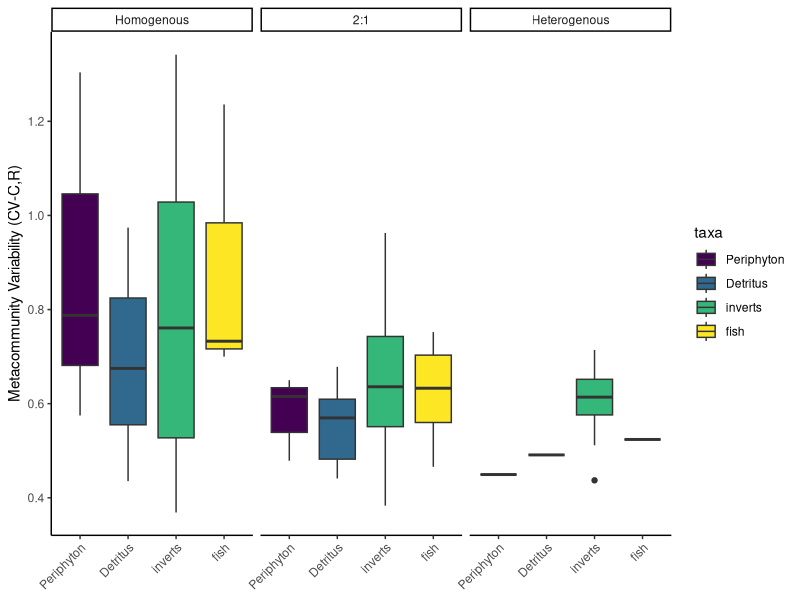
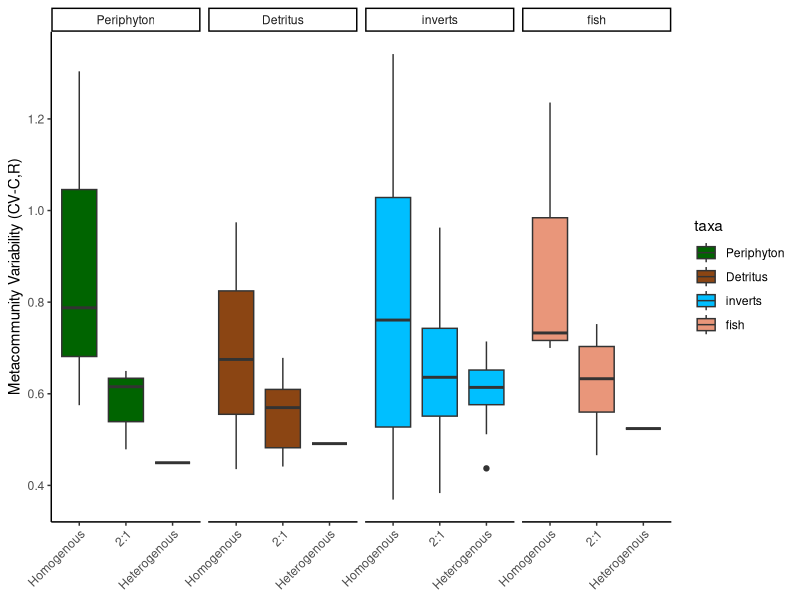
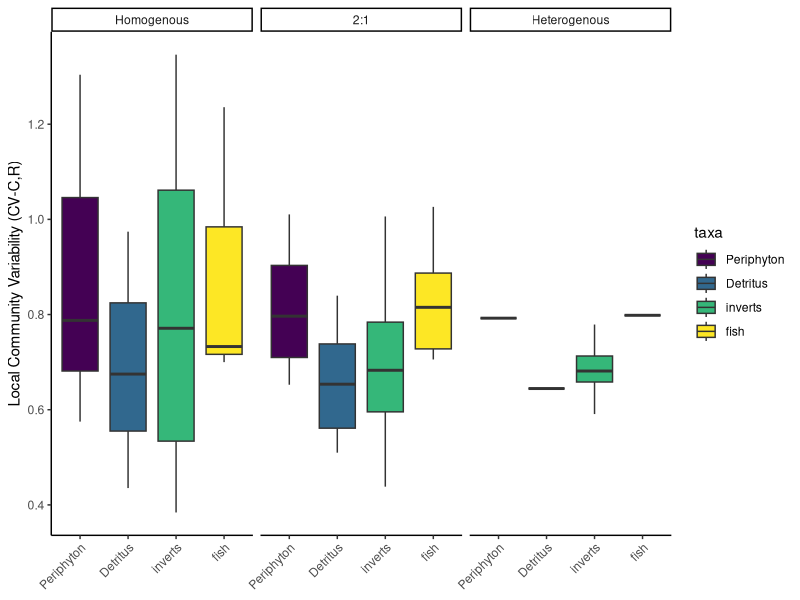
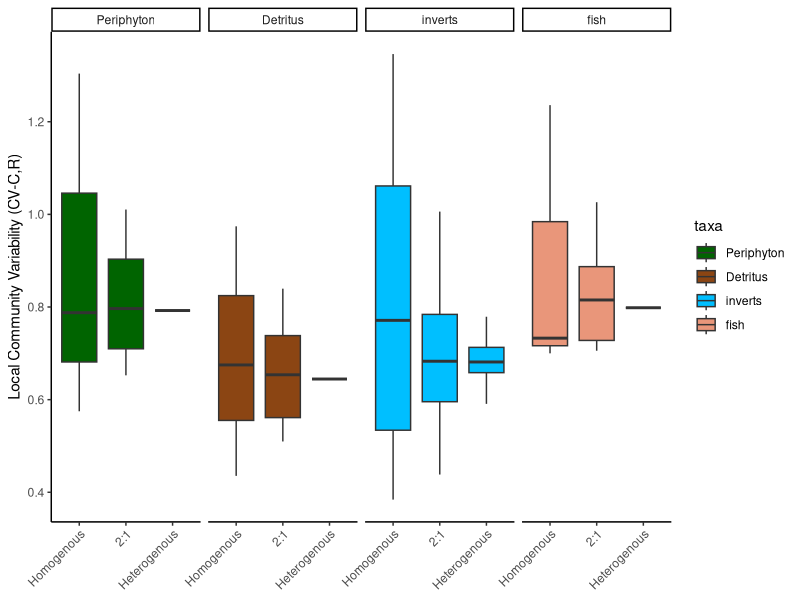
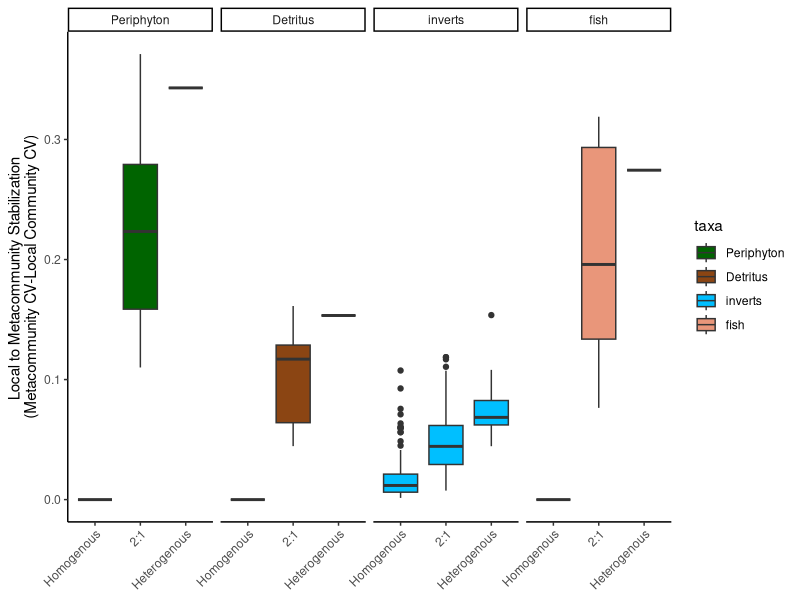
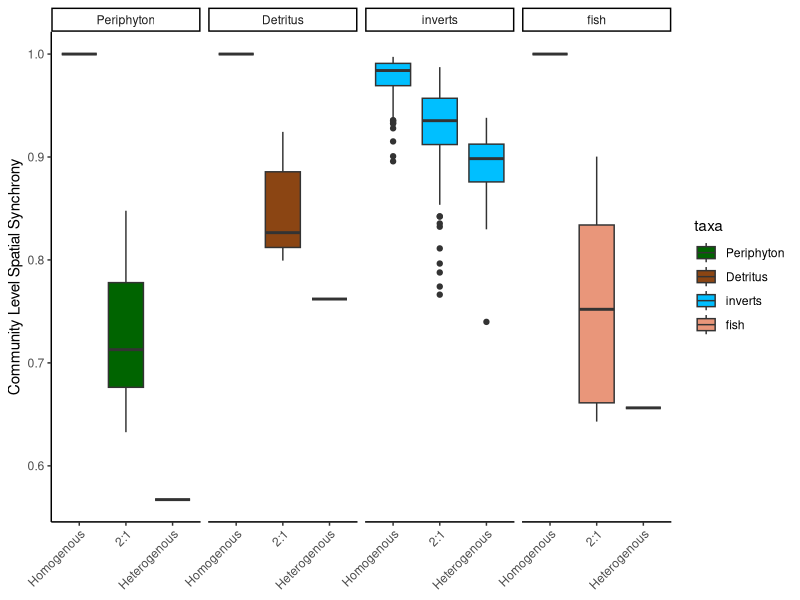
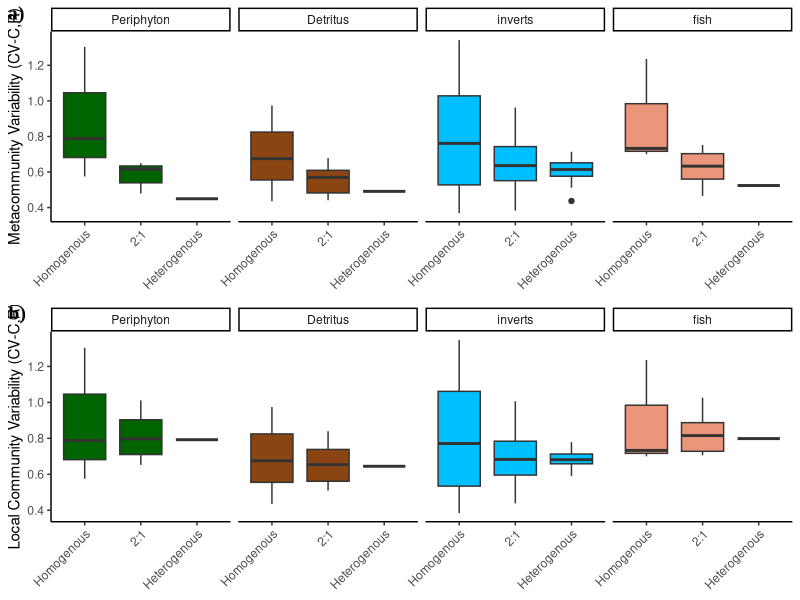
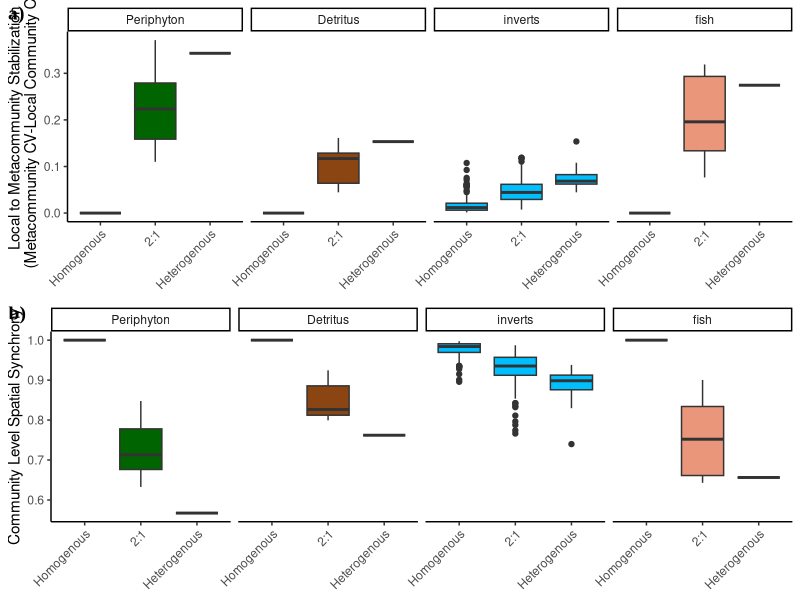

Write R code to recreate these figures, in order.
#### Plotting Variance Paritioning Results across all taxa

library(tidyverse)
library(ggplot2)
library(ggpubr)

##Read in variance partitoning results

inverts <- read.csv("data/variance_partitioning_results/invert_var_partition_results_bootstrapped.csv") %>%
  rename(Combination = "Combo") %>%
  select(taxa, Iteration, Combination, combo_type, CV_C_L, CV_C_R, CV_S_L, CV_S_R, phi_C_L2R, phi_S_L2R, phi_S2C_L, phi_S2C_R, cv_diff)

pd <- read.csv("data/variance_partitioning_results/peri_det_var_partition_results.csv") %>%
  mutate(Iteration = 1) %>%
  select(taxa, Iteration, Combination, combo_type, CV_C_L, CV_C_R, CV_S_L, CV_S_R, phi_C_L2R, phi_S_L2R, phi_S2C_L, phi_S2C_R, cv_diff)

fish <- read.csv("data/variance_partitioning_results/fish_var_partition_results.csv") %>%
  mutate(Iteration = 1) %>%
  select(taxa, Iteration, Combination, combo_type, CV_C_L, CV_C_R, CV_S_L, CV_S_R, phi_C_L2R, phi_S_L2R, phi_S2C_L, phi_S2C_R, cv_diff)

df <- rbind(inverts, pd, fish)

df$combo_type <- ordered(df$combo_type,
                         levels = c("Homogenous", "2:1", "Heterogenous"))
df$taxa <- ordered(df$taxa,
                   levels = c("Periphyton", "Detritus", "inverts", "fish"))

##
meta_cv <- ggplot(df, aes(x = taxa, y = CV_C_R, group = taxa, fill = taxa)) +
  geom_boxplot() +
  theme_classic() +
  ylab("Metacommunity Variability (CV-C,R)")+
  theme(axis.text.x = element_text(angle = 45, hjust = 1), axis.title.x = element_blank(), legend.position = "right") +
  facet_wrap(~combo_type)
meta_cv

meta_cv_2 <- ggplot(df, aes(x = combo_type, y = CV_C_R, group = combo_type, fill = taxa)) +
  geom_boxplot() +
  scale_fill_manual(values = c("darkgreen", "chocolate4", "deepskyblue", "darksalmon"))+
  theme_classic() +
  ylab("Metacommunity Variability (CV-C,R)")+
  theme(axis.text.x = element_text(angle = 45, hjust = 1), axis.title.x = element_blank(), legend.position = "right") +
  facet_wrap(~taxa, nrow = 1)
meta_cv_2

local_cv <- ggplot(df, aes(x = taxa, y = CV_C_L, group = taxa, fill = taxa)) +
  geom_boxplot() +
  theme_classic() +
  ylab("Local Community Variability (CV-C,R)")+
  theme(axis.text.x = element_text(angle = 45, hjust = 1), axis.title.x = element_blank(), legend.position = "right") +
  facet_wrap(~combo_type)
local_cv

local_cv_2 <- ggplot(df, aes(x = combo_type, y = CV_C_L, group = combo_type, fill = taxa)) +
  geom_boxplot() +
  theme_classic() +
  scale_fill_manual(values = c("darkgreen", "chocolate4", "deepskyblue", "darksalmon"))+
  ylab("Local Community Variability (CV-C,R)")+
  theme(axis.text.x = element_text(angle = 45, hjust = 1), axis.title.x = element_blank(), legend.position = "right") +
  facet_wrap(~taxa, nrow = 1)
local_cv_2


cv_diff<- ggplot(df, aes(x = combo_type, y = cv_diff, group = combo_type, fill = taxa)) +
  geom_boxplot() +
  theme_classic() +
  scale_fill_manual(values = c("darkgreen", "chocolate4", "deepskyblue", "darksalmon"))+
  ylab("Local to Metacommunity Stabilization \n(Metacommunity CV-Local Community CV)")+
  theme(axis.text.x = element_text(angle = 45, hjust = 1), axis.title.x = element_blank(), legend.position = "right") +
  facet_wrap(~taxa, nrow = 1)
cv_diff


comm_async<- ggplot(df, aes(x = combo_type, y = phi_C_L2R, group = combo_type, fill = taxa)) +
  geom_boxplot() +
  theme_classic() +
  scale_fill_manual(values = c("darkgreen", "chocolate4", "deepskyblue", "darksalmon"))+
  ylab("Community Level Spatial Synchrony")+
  theme(axis.text.x = element_text(angle = 45, hjust = 1), axis.title.x = element_blank(), legend.position = "right") +
  facet_wrap(~taxa, nrow = 1)
comm_async


meta_local_cv <- ggarrange(meta_cv_2, local_cv_2, legend = "none", 
                           labels = c("a)", "b)", "c)"),
                           ncol = 1, nrow = 2, font.label = list(colour = "black", size = 14, family = "Times New Roman"))
meta_local_cv

cv_dif_async <- ggarrange(cv_diff, comm_async, legend = "none", 
                           labels = c("a)", "b)"),
                           ncol = 1, nrow = 2, font.label = list(colour = "black", size = 14, family = "Times New Roman"))
cv_dif_async

##Plotting Results without detritus -----------------------
df_2 <- df %>%
  filter(taxa != "Detritus")
df_2$combo_type <- ordered(df_2$combo_type,
                         levels = c("Homogenous", "2:1", "Heterogenous"))
df_2$taxa <- ordered(df_2$taxa,
                   levels = c("Periphyton", "inverts", "fish"))

##

meta_cv_2 <- ggplot(df_2, aes(x = combo_type, y = CV_C_R, group = combo_type, fill = taxa)) +
  geom_boxplot() +
  scale_fill_manual(values = c("darkgreen",  "deepskyblue", "darksalmon"))+
  theme_classic() +
  ylab("Metacommunity Variability (CV-C,R)")+
  theme(axis.title.x = element_blank(), legend.position = "right") +
  facet_wrap(~taxa, nrow = 1)
meta_cv_2


local_cv_2 <- ggplot(df_2, aes(x = combo_type, y = CV_C_L, group = combo_type, fill = taxa)) +
  geom_boxplot() +
  theme_classic() +
  scale_fill_manual(values = c("darkgreen",  "deepskyblue", "darksalmon"))+
  ylab("Local Community Variability (CV-C,R)")+
  theme(axis.title.x = element_blank(), legend.position = "right") +
  facet_wrap(~taxa, nrow = 1)
local_cv_2


cv_diff<- ggplot(df_2, aes(x = combo_type, y = cv_diff, group = combo_type, fill = taxa)) +
  geom_boxplot() +
  theme_classic() +
  scale_fill_manual(values = c("darkgreen",  "deepskyblue", "darksalmon"))+
  ylab("Local to Metacommunity Stabilization \n(Metacommunity CV-Local Community CV)")+
  theme(axis.title.x = element_blank(), legend.position = "right") +
  facet_wrap(~taxa, nrow = 1)
cv_diff


comm_async<- ggplot(df_2, aes(x = combo_type, y = phi_C_L2R, group = combo_type, fill = taxa)) +
  geom_boxplot() +
  theme_classic() +
  scale_fill_manual(values = c("darkgreen",  "deepskyblue", "darksalmon"))+
  ylab("Community Level Spatial Synchrony")+
  theme(axis.title.x = element_blank(), legend.position = "right") +
  facet_wrap(~taxa, nrow = 1)
comm_async


meta_local_cv_2 <- ggarrange(meta_cv_2, local_cv_2, comm_async, legend = "none", 
                           labels = c("a)", "b)", "c)"),
                           ncol = 1, nrow = 3, font.label = list(colour = "black", size = 14, family = "Times New Roman"))
meta_local_cv_2

cv_dif_async_2 <- ggarrange(cv_diff, comm_async, legend = "none", 
                          labels = c("a)", "b)"),
                          ncol = 1, nrow = 2, font.label = list(colour = "black", size = 14, family = "Times New Roman"))
cv_dif_async_2


##Plotting results for predicted climate homogenization gradient (rain, rain-rain-snow (or rain-snow-snow), and then rain-snow-ice) ------------

df_3 <- df_2 %>%
  filter(Combination %in% c("Glacier-fed_Rain-fed_Snow-fed", "Rain-fed_Rain-fed_Rain-fed", "Rain-fed_Snow-fed_Snow-fed")) %>%
  select(taxa, Combination, combo_type, CV_C_R, CV_C_L, cv_diff, phi_C_L2R) %>%
  group_by(taxa, Combination, combo_type) %>%
  summarise_at(vars(CV_C_R, CV_C_L, cv_diff, phi_C_L2R), list(mean = mean, sd = sd))
  

df_3$combo_type <- ordered(df_3$combo_type,
                         levels = c("Homogenous", "2:1", "Heterogenous"))
df_3$taxa <- ordered(df_3$taxa,
                   levels = c("Periphyton", "inverts", "fish"))

##
meta_cv <- ggplot(df_3, aes(x = taxa, y = CV_C_R_mean, group = taxa, fill = taxa)) +
  geom_col() +
  scale_fill_manual(values = c("darkgreen",  "deepskyblue", "darksalmon"))+
  theme_classic() +
  ylab("Metacommunity \nVariability (CV-C,R)")+
  theme(axis.title.x = element_blank(), legend.position = "right") +
  facet_wrap(~combo_type)
meta_cv

meta_cv_2 <- ggplot(df_3, aes(x = combo_type, y = CV_C_R_mean, group = combo_type, fill = taxa)) +
  geom_col() +
  scale_fill_manual(values = c("darkgreen",  "deepskyblue", "darksalmon"))+
  theme_classic() +
  ylab("Metacommunity \nVariability (CV-C,R)")+
  theme(axis.title.y = element_text(size = 14),axis.title.x = element_blank(), legend.position = "right", text = element_text(family = "Times New Roman"), strip.text = element_blank()) +
  facet_wrap(~taxa)
meta_cv_2


##
local_cv <- ggplot(df_3, aes(x = taxa, y = CV_C_L_mean, group = taxa, fill = taxa)) +
  geom_col() +
  scale_fill_manual(values = c("darkgreen",  "deepskyblue", "darksalmon"))+
  theme_classic() +
  ylab("Local Community \nVariability (CV-C,R)")+
  theme(axis.title.x = element_blank(), legend.position = "right", text = element_text(family = "Times New Roman"), strip.text = element_blank()) +
  facet_wrap(~combo_type)
local_cv

local_cv_2 <- ggplot(df_3, aes(x = combo_type, y = CV_C_L_mean, group = combo_type, fill = taxa)) +
  geom_col() +
  scale_fill_manual(values = c("darkgreen",  "deepskyblue", "darksalmon"))+
  theme_classic() +
  ylab("Local Community \nVariability (CV-C,R)")+
  theme(axis.title.y = element_text(size = 14),axis.title.x = element_blank(), legend.position = "right", text = element_text(family = "Times New Roman"), strip.text = element_blank()) +
  facet_wrap(~taxa)
local_cv_2



cv_diff<- ggplot(df_3, aes(x = taxa, y = cv_diff_mean, group = taxa, fill = taxa)) +
  geom_col() +
  theme_classic() +
  scale_fill_manual(values = c("darkgreen",  "deepskyblue", "darksalmon"))+
  ylab("Local to Metacommunity Stabilization \n(Metacommunity CV-Local Community CV)")+
  theme(axis.title.x = element_blank(), legend.position = "right", text = element_text(family = "Times New Roman"), strip.text = element_blank()) +
  facet_wrap(~combo_type, nrow = 1)
cv_diff

cv_diff_2<- ggplot(df_3, aes(x = combo_type, y = cv_diff_mean, group = combo_type, fill = taxa)) +
  geom_col() +
  theme_classic() +
  scale_fill_manual(values = c("darkgreen",  "deepskyblue", "darksalmon"))+
  ylab("Local to Metacommunity Stabilization \n(Metacommunity CV-Local Community CV)")+
  theme(axis.title.y = element_text(size = 14),axis.title.x = element_blank(), legend.position = "right", text = element_text(family = "Times New Roman"), strip.text = element_blank()) +
  facet_wrap(~taxa, nrow = 1)
cv_diff_2

comm_async<- ggplot(df_3, aes(x = taxa, y = phi_C_L2R_mean, group = taxa, fill = taxa)) +
  geom_col() +
  theme_classic() +
  scale_fill_manual(values = c("darkgreen",  "deepskyblue", "darksalmon"))+
  ylab("Community Level \nSpatial Synchrony")+
  theme(axis.title.x = element_blank(), legend.position = "right", text = element_text(family = "Times New Roman"), strip.text = element_blank()) +
  facet_wrap(~combo_type, nrow = 1)
comm_async

comm_async_2<- ggplot(df_3, aes(x = combo_type, y = phi_C_L2R_mean, group = combo_type, fill = taxa)) +
  geom_col() +
  theme_classic() +
  scale_fill_manual(values = c("darkgreen",  "deepskyblue", "darksalmon"))+
  ylab("Community Level \nSpatial Synchrony")+
  theme(axis.title.y = element_text(size = 14), axis.title.x = element_blank(), legend.position = "right", text = element_text(family = "Times New Roman"), strip.text = element_blank()) +
  facet_wrap(~taxa, nrow = 1)
comm_async_2


meta_local_cv <- ggarrange(meta_cv, local_cv, comm_async, legend = "none", 
                             labels = c("a)", "b)", "c)"),
                             ncol = 1, nrow = 3, font.label = list(colour = "black", size = 14, family = "Times New Roman"))
meta_local_cv


meta_local_cv_2 <- ggarrange(meta_cv_2, local_cv_2, comm_async_2, legend = "none", 
                           labels = c("a)", "b)", "c)"),
                           ncol = 1, nrow = 3, font.label = list(colour = "black", size = 14, family = "Times New Roman"))
meta_local_cv_2

final_fig <- ggarrange(meta_local_cv_2, cv_diff_2, legend = "none", ncol = 2, nrow = 1)
final_fig
##Plotting column chart of mean w/ standard deviation -- for all combinations ---------------------
standard_error <- function(x) {
  sd(x, na.rm = TRUE) / sqrt(length(na.omit(x)))
}

df_4 <- df_2 %>%
  # filter(Combination %in% c("Glacier-fed_Rain-fed_Snow-fed", "Rain-fed_Rain-fed_Rain-fed", "Rain-fed_Snow-fed_Snow-fed")) %>%
  select(taxa, Combination, combo_type, CV_C_R, CV_C_L, cv_diff, phi_C_L2R) %>%
  group_by(taxa, combo_type) %>%
  summarise_at(vars(CV_C_R, CV_C_L, cv_diff, phi_C_L2R), 
               list(mean = ~mean(.x, na.rm = TRUE), 
                    sd = ~sd(.x, na.rm = TRUE), 
                    se = ~standard_error(.x)))



df_4$combo_type <- ordered(df_4$combo_type,
                           levels = c("Homogenous", "2:1", "Heterogenous"))
df_4$taxa <- ordered(df_4$taxa,
                     levels = c("Periphyton", "inverts", "fish"))

##
meta_cv <- ggplot(df_4, aes(x = taxa, y = CV_C_R_mean, group = taxa, fill = taxa)) +
  geom_col() +
  geom_errorbar(aes(ymin = CV_C_R_mean - CV_C_R_se, ymax = CV_C_R_mean + CV_C_R_se, group = taxa), position = position_dodge(width = 0.9), width = 0.25) +
  scale_fill_manual(values = c("darkgreen",  "deepskyblue", "darksalmon"))+
  theme_classic() +
  ylab("Metacommunity \nVariability (CV-C,R)")+
  theme(axis.title.x = element_blank(), legend.position = "right", text = element_text(family = "Times New Roman"), strip.text = element_blank()) +
  facet_wrap(~combo_type)
meta_cv

meta_cv_2 <- ggplot(df_4, aes(x = combo_type, y = CV_C_R_mean, group = combo_type, fill = taxa)) +
  geom_col() +
  geom_errorbar(aes(ymin = CV_C_R_mean - CV_C_R_se, ymax = CV_C_R_mean + CV_C_R_se, group = taxa), position = position_dodge(width = 0.9), width = 0.25) +
  scale_fill_manual(values = c("darkgreen",  "deepskyblue", "darksalmon"))+
  theme_classic() +
  ylab("Metacommunity \nVariability (CV-C,R)")+
  theme(axis.title.y = element_text(size = 14),axis.title.x = element_blank(), legend.position = "right",text = element_text(family = "Times New Roman"),  strip.text = element_blank()) +
  facet_wrap(~taxa)
meta_cv_2


##
local_cv <- ggplot(df_4, aes(x = taxa, y = CV_C_L_mean, group = taxa, fill = taxa)) +
  geom_col() +
  geom_errorbar(aes(ymin = CV_C_L_mean - CV_C_L_se, ymax = CV_C_L_mean + CV_C_L_se, group = taxa), position = position_dodge(width = 0.9), width = 0.25) +
  scale_fill_manual(values = c("darkgreen",  "deepskyblue", "darksalmon"))+
  theme_classic() +
  ylab("Local Community \nVariability (CV-C,R)")+
  theme( axis.title.y = element_text(size = 14),axis.title.x = element_blank(), legend.position = "right",text = element_text(family = "Times New Roman"), strip.text = element_blank()) +
  facet_wrap(~combo_type)
local_cv

local_cv_2 <- ggplot(df_4, aes(x = combo_type, y = CV_C_L_mean, group = combo_type, fill = taxa)) +
  geom_col() +
  geom_errorbar(aes(ymin = CV_C_L_mean - CV_C_L_se, ymax = CV_C_L_mean + CV_C_L_se, group = taxa), position = position_dodge(width = 0.9), width = 0.25) +
  scale_fill_manual(values = c("darkgreen",  "deepskyblue", "darksalmon"))+
  theme_classic() +
  ylab("Local Community \nVariability (CV-C,R)")+
  theme(axis.title.y = element_text(size = 14), axis.title.x = element_blank(), legend.position = "right",text = element_text(family = "Times New Roman"), strip.text = element_blank()) +
  facet_wrap(~taxa)
local_cv_2


cv_diff<- ggplot(df_4, aes(x = taxa, y = cv_diff_mean, group = taxa, fill = taxa)) +
  geom_col() +
  geom_errorbar(aes(ymin = cv_diff_mean - cv_diff_se, ymax = cv_diff_mean + cv_diff_se, group = taxa), position = position_dodge(width = 0.9), width = 0.25) +
  theme_classic() +
  scale_fill_manual(values = c("darkgreen",  "deepskyblue", "darksalmon"))+
  ylab("Local to Metacommunity Stabilization \n(Metacommunity CV-Local Community CV)")+
  theme(axis.title.y = element_text(size = 14), axis.title.x = element_blank(), legend.position = "right",text = element_text(family = "Times New Roman"), strip.text = element_blank()) +
  facet_wrap(~combo_type, nrow = 1)
cv_diff

cv_diff_2<- ggplot(df_4, aes(x = combo_type, y = cv_diff_mean, group = combo_type, fill = taxa)) +
  geom_col() +
  geom_errorbar(aes(ymin = cv_diff_mean - cv_diff_se, ymax = cv_diff_mean + cv_diff_se, group = taxa), position = position_dodge(width = 0.9), width = 0.25) +
  theme_classic() +
  scale_fill_manual(values = c("darkgreen",  "deepskyblue", "darksalmon"))+
  ylab("Local to Metacommunity Stabilization \n(Metacommunity CV-Local Community CV)")+
  theme(axis.title.y = element_text(size = 14), axis.title.x = element_blank(), legend.position = "right",text = element_text(family = "Times New Roman"), strip.text = element_blank()) +
  facet_wrap(~taxa, nrow = 1)
cv_diff_2



comm_async<- ggplot(df_4, aes(x = taxa, y = phi_C_L2R_mean, group = taxa, fill = taxa)) +
  geom_col() +
  geom_errorbar(aes(ymin = phi_C_L2R_mean - phi_C_L2R_se, ymax = phi_C_L2R_mean + phi_C_L2R_se, group = taxa), position = position_dodge(width = 0.9), width = 0.25) +
  theme_classic() +
  scale_fill_manual(values = c("darkgreen",  "deepskyblue", "darksalmon"))+
  ylab("Community Level \nSpatial Synchrony")+
  theme(axis.title.y = element_text(size = 14),axis.title.x = element_blank(), legend.position = "right", text = element_text(family = "Times New Roman"), strip.text = element_blank()) +
  facet_wrap(~combo_type, nrow = 1)
comm_async

comm_async_2<- ggplot(df_4, aes(x = combo_type, y = phi_C_L2R_mean, group = combo_type, fill = taxa)) +
  geom_col() +
  geom_errorbar(aes(ymin = phi_C_L2R_mean - phi_C_L2R_se, ymax = phi_C_L2R_mean + phi_C_L2R_se, group = taxa), position = position_dodge(width = 0.9), width = 0.25) +
  theme_classic() +
  scale_fill_manual(values = c("darkgreen",  "deepskyblue", "darksalmon"))+
  ylab("Community Level \nSpatial Synchrony")+
  theme(axis.title.y = element_text(size = 14),axis.title.x = element_blank(), legend.position = "right", text = element_text(family = "Times New Roman"), strip.text = element_blank()) +
  facet_wrap(~taxa, nrow = 1)
comm_async_2


meta_local_cv <- ggarrange(meta_cv, local_cv, comm_async, legend = "none", 
                             labels = c("a)", "b)", "c)"),
                             ncol = 1, nrow = 3, font.label = list(colour = "black", size = 14, family = "Times New Roman"))
meta_local_cv

meta_local_cv_2 <- ggarrange(meta_cv_2, local_cv_2, comm_async_2, legend = "none", 
                           labels = c("a)", "b)", "c)"),
                           ncol = 1, nrow = 3, font.label = list(colour = "black", size = 14, family = "Times New Roman"))
meta_local_cv_2

final_fig <- ggarrange(meta_local_cv_2, cv_diff_2, legend = "none", ncol = 2, nrow = 1)
final_fig

###ANOVAs

meta_aov <- aov(CV_C_R ~ combo_type*taxa, df_2)
summary(meta_aov)
TukeyHSD(meta_aov)


##Unpacking 2:1 ----------------------------
df_5 <- df_2 %>%
  filter(combo_type == "2:1") %>%
  select(taxa, Combination, combo_type, CV_C_R, CV_C_L, cv_diff, phi_C_L2R) %>%
  group_by(taxa, Combination) %>%
  summarise_at(vars(CV_C_R, CV_C_L, cv_diff, phi_C_L2R), 
               list(mean = ~mean(.x, na.rm = TRUE), 
                    sd = ~sd(.x, na.rm = TRUE), 
                    se = ~standard_error(.x)))



df_4$combo_type <- ordered(df_4$combo_type,
                           levels = c("Homogenous", "2:1", "Heterogenous"))
df_4$taxa <- ordered(df_4$taxa,
                     levels = c("Periphyton", "inverts", "fish"))

##
meta_cv <- ggplot(df_5, aes(x = taxa, y = CV_C_R_mean, group = taxa, fill = taxa)) +
  geom_col() +
  geom_errorbar(aes(ymin = CV_C_R_mean - CV_C_R_se, ymax = CV_C_R_mean + CV_C_R_se, group = taxa), position = position_dodge(width = 0.9), width = 0.25) +
  scale_fill_manual(values = c("darkgreen",  "deepskyblue", "darksalmon"))+
  theme_classic() +
  ylab("Metacommunity Variability (CV-C,R)")+
  theme(axis.title.x = element_blank(), legend.position = "right") +
  facet_wrap(~Combination)
meta_cv

meta_cv_2 <- ggplot(df_5, aes(x = Combination, y = CV_C_R_mean, group = Combination, fill = taxa)) +
  geom_col() +
  geom_errorbar(aes(ymin = CV_C_R_mean - CV_C_R_se, ymax = CV_C_R_mean + CV_C_R_se, group = taxa), position = position_dodge(width = 0.9), width = 0.25) +
  scale_fill_manual(values = c("darkgreen",  "deepskyblue", "darksalmon"))+
  theme_classic() +
  ylab("Metacommunity Variability (CV-C,R)")+
  theme(axis.text.x = element_text(angle = 45, hjust = 1), axis.title.x = element_blank(), legend.position = "right") +
  facet_wrap(~taxa)
meta_cv_2


##
local_cv <- ggplot(df_5, aes(x = taxa, y = CV_C_L_mean, group = taxa, fill = taxa)) +
  geom_col() +
  geom_errorbar(aes(ymin = CV_C_L_mean - CV_C_L_se, ymax = CV_C_L_mean + CV_C_L_se, group = taxa), position = position_dodge(width = 0.9), width = 0.25) +
  scale_fill_manual(values = c("darkgreen",  "deepskyblue", "darksalmon"))+
  theme_classic() +
  ylab("Local Community Variability (CV-C,R)")+
  theme( axis.title.x = element_blank(), legend.position = "right") +
  facet_wrap(~Combination)
local_cv

local_cv_2 <- ggplot(df_5, aes(x = Combination, y = CV_C_L_mean, group = Combination, fill = taxa)) +
  geom_col() +
  geom_errorbar(aes(ymin = CV_C_L_mean - CV_C_L_se, ymax = CV_C_L_mean + CV_C_L_se, group = taxa), position = position_dodge(width = 0.9), width = 0.25) +
  scale_fill_manual(values = c("darkgreen",  "deepskyblue", "darksalmon"))+
  theme_classic() +
  ylab("Local Community Variability (CV-C,R)")+
  theme(axis.text.x = element_text(angle = 45, hjust = 1), axis.title.x = element_blank(), legend.position = "right") +
  facet_wrap(~taxa)
local_cv_2


cv_diff<- ggplot(df_5, aes(x = taxa, y = cv_diff_mean, group = taxa, fill = taxa)) +
  geom_col() +
  geom_errorbar(aes(ymin = cv_diff_mean - cv_diff_se, ymax = cv_diff_mean + cv_diff_se, group = taxa), position = position_dodge(width = 0.9), width = 0.25) +
  theme_classic() +
  scale_fill_manual(values = c("darkgreen",  "deepskyblue", "darksalmon"))+
  ylab("Local to Metacommunity Stabilization \n(Metacommunity CV-Local Community CV)")+
  theme( axis.title.x = element_blank(), legend.position = "right") +
  facet_wrap(~Combination)
cv_diff

cv_diff_2<- ggplot(df_5, aes(x = Combination, y = cv_diff_mean, group = Combination, fill = taxa)) +
  geom_col() +
  geom_errorbar(aes(ymin = cv_diff_mean - cv_diff_se, ymax = cv_diff_mean + cv_diff_se, group = taxa), position = position_dodge(width = 0.9), width = 0.25) +
  theme_classic() +
  scale_fill_manual(values = c("darkgreen",  "deepskyblue", "darksalmon"))+
  ylab("Local to Metacommunity Stabilization \n(Metacommunity CV-Local Community CV)")+
  theme( axis.text.x = element_text(angle = 45, hjust = 1),axis.title.x = element_blank(), legend.position = "right") +
  facet_wrap(~taxa, nrow = 1)
cv_diff_2



comm_async<- ggplot(df_5, aes(x = taxa, y = phi_C_L2R_mean, group = taxa, fill = taxa)) +
  geom_col() +
  geom_errorbar(aes(ymin = phi_C_L2R_mean - phi_C_L2R_se, ymax = phi_C_L2R_mean + phi_C_L2R_se, group = taxa), position = position_dodge(width = 0.9), width = 0.25) +
  theme_classic() +
  scale_fill_manual(values = c("darkgreen",  "deepskyblue", "darksalmon"))+
  ylab("Community Level Spatial Synchrony")+
  theme(axis.title.x = element_blank(), legend.position = "right") +
  facet_wrap(~Combination)
comm_async

comm_async_2<- ggplot(df_5, aes(x = Combination, y = phi_C_L2R_mean, group = Combination, fill = taxa)) +
  geom_col() +
  geom_errorbar(aes(ymin = phi_C_L2R_mean - phi_C_L2R_se, ymax = phi_C_L2R_mean + phi_C_L2R_se, group = taxa), position = position_dodge(width = 0.9), width = 0.25) +
  theme_classic() +
  scale_fill_manual(values = c("darkgreen",  "deepskyblue", "darksalmon"))+
  ylab("Community Level Spatial Synchrony")+
  theme(axis.text.x = element_text(angle = 45, hjust = 1),axis.title.x = element_blank(), legend.position = "right") +
  facet_wrap(~taxa, nrow = 1)
comm_async_2


meta_local_cv <- ggarrange(meta_cv, local_cv, comm_async, legend = "none", 
                           labels = c("a)", "b)", "c)"),
                           ncol = 1, nrow = 3, font.label = list(colour = "black", size = 14, family = "Times New Roman"))
meta_local_cv

meta_local_cv_2 <- ggarrange(meta_cv_2, local_cv_2, comm_async_2, legend = "none", 
                             labels = c("a)", "b)", "c)"),
                             ncol = 1, nrow = 3, font.label = list(colour = "black", size = 14, family = "Times New Roman"))
meta_local_cv_2

##Unpacking Homogenous ----------------------------
df_6 <- df_2 %>%
  filter(combo_type == "Homogenous") %>%
  select(taxa, Combination, combo_type, CV_C_R, CV_C_L, cv_diff, phi_C_L2R) %>%
  group_by(taxa, Combination) %>%
  summarise_at(vars(CV_C_R, CV_C_L, cv_diff, phi_C_L2R), 
               list(mean = ~mean(.x, na.rm = TRUE), 
                    sd = ~sd(.x, na.rm = TRUE), 
                    se = ~standard_error(.x)))



df_6$Combination <- ordered(df_6$Combination,
                           levels = c("Glacier-fed_Glacier-fed_Glacier-fed", "Snow-fed_Snow-fed_Snow-fed", "Rain-fed_Rain-fed_Rain-fed"))

##
meta_cv <- ggplot(df_6, aes(x = taxa, y = CV_C_R_mean, group = taxa, fill = taxa)) +
  geom_col() +
  geom_errorbar(aes(ymin = CV_C_R_mean - CV_C_R_se, ymax = CV_C_R_mean + CV_C_R_se, group = taxa), position = position_dodge(width = 0.9), width = 0.25) +
  scale_fill_manual(values = c("darkgreen",  "deepskyblue", "darksalmon"))+
  theme_classic() +
  ylab("Metacommunity Variability (CV-C,R)")+
  theme(axis.title.x = element_blank(), legend.position = "right") +
  facet_wrap(~Combination)
meta_cv

meta_cv_2 <- ggplot(df_6, aes(x = Combination, y = CV_C_R_mean, group = Combination, fill = taxa)) +
  geom_col() +
  geom_errorbar(aes(ymin = CV_C_R_mean - CV_C_R_se, ymax = CV_C_R_mean + CV_C_R_se, group = taxa), position = position_dodge(width = 0.9), width = 0.25) +
  scale_fill_manual(values = c("darkgreen",  "deepskyblue", "darksalmon"))+
  theme_classic() +
  ylab("Metacommunity Variability (CV-C,R)")+
  theme(axis.text.x = element_text(angle = 45, hjust = 1), axis.title.x = element_blank(), legend.position = "right") +
  facet_wrap(~taxa)
meta_cv_2


##
local_cv <- ggplot(df_6, aes(x = taxa, y = CV_C_L_mean, group = taxa, fill = taxa)) +
  geom_col() +
  geom_errorbar(aes(ymin = CV_C_L_mean - CV_C_L_se, ymax = CV_C_L_mean + CV_C_L_se, group = taxa), position = position_dodge(width = 0.9), width = 0.25) +
  scale_fill_manual(values = c("darkgreen",  "deepskyblue", "darksalmon"))+
  theme_classic() +
  ylab("Local Community Variability (CV-C,R)")+
  theme( axis.title.x = element_blank(), legend.position = "right") +
  facet_wrap(~Combination)
local_cv

local_cv_2 <- ggplot(df_6, aes(x = Combination, y = CV_C_L_mean, group = Combination, fill = taxa)) +
  geom_col() +
  geom_errorbar(aes(ymin = CV_C_L_mean - CV_C_L_se, ymax = CV_C_L_mean + CV_C_L_se, group = taxa), position = position_dodge(width = 0.9), width = 0.25) +
  scale_fill_manual(values = c("darkgreen",  "deepskyblue", "darksalmon"))+
  theme_classic() +
  ylab("Local Community Variability (CV-C,R)")+
  theme(axis.text.x = element_text(angle = 45, hjust = 1), axis.title.x = element_blank(), legend.position = "right") +
  facet_wrap(~taxa)
local_cv_2


cv_diff<- ggplot(df_6, aes(x = taxa, y = cv_diff_mean, group = taxa, fill = taxa)) +
  geom_col() +
  geom_errorbar(aes(ymin = cv_diff_mean - cv_diff_se, ymax = cv_diff_mean + cv_diff_se, group = taxa), position = position_dodge(width = 0.9), width = 0.25) +
  theme_classic() +
  scale_fill_manual(values = c("darkgreen",  "deepskyblue", "darksalmon"))+
  ylab("Local to Metacommunity Stabilization \n(Metacommunity CV-Local Community CV)")+
  theme( axis.title.x = element_blank(), legend.position = "right") +
  facet_wrap(~Combination)
cv_diff

cv_diff_2<- ggplot(df_6, aes(x = Combination, y = cv_diff_mean, group = Combination, fill = taxa)) +
  geom_col() +
  geom_errorbar(aes(ymin = cv_diff_mean - cv_diff_se, ymax = cv_diff_mean + cv_diff_se, group = taxa), position = position_dodge(width = 0.9), width = 0.25) +
  theme_classic() +
  scale_fill_manual(values = c("darkgreen",  "deepskyblue", "darksalmon"))+
  ylab("Local to Metacommunity Stabilization \n(Metacommunity CV-Local Community CV)")+
  theme( axis.text.x = element_text(angle = 45, hjust = 1),axis.title.x = element_blank(), legend.position = "right") +
  facet_wrap(~taxa, nrow = 1)
cv_diff_2



comm_async<- ggplot(df_6, aes(x = taxa, y = phi_C_L2R_mean, group = taxa, fill = taxa)) +
  geom_col() +
  geom_errorbar(aes(ymin = phi_C_L2R_mean - phi_C_L2R_se, ymax = phi_C_L2R_mean + phi_C_L2R_se, group = taxa), position = position_dodge(width = 0.9), width = 0.25) +
  theme_classic() +
  scale_fill_manual(values = c("darkgreen",  "deepskyblue", "darksalmon"))+
  ylab("Community Level Spatial Synchrony")+
  theme(axis.title.x = element_blank(), legend.position = "right") +
  facet_wrap(~Combination)
comm_async

comm_async_2<- ggplot(df_6, aes(x = Combination, y = phi_C_L2R_mean, group = Combination, fill = taxa)) +
  geom_col() +
  geom_errorbar(aes(ymin = phi_C_L2R_mean - phi_C_L2R_se, ymax = phi_C_L2R_mean + phi_C_L2R_se, group = taxa), position = position_dodge(width = 0.9), width = 0.25) +
  theme_classic() +
  scale_fill_manual(values = c("darkgreen",  "deepskyblue", "darksalmon"))+
  ylab("Community Level Spatial Synchrony")+
  theme(axis.text.x = element_text(angle = 45, hjust = 1),axis.title.x = element_blank(), legend.position = "right") +
  facet_wrap(~taxa, nrow = 1)
comm_async_2


meta_local_cv <- ggarrange(meta_cv, local_cv, comm_async, legend = "none", 
                           labels = c("a)", "b)", "c)"),
                           ncol = 1, nrow = 3, font.label = list(colour = "black", size = 14, family = "Times New Roman"))
meta_local_cv

meta_local_cv_2 <- ggarrange(meta_cv_2, local_cv_2, comm_async_2, legend = "none", 
                             labels = c("a)", "b)", "c)"),
                             ncol = 1, nrow = 3, font.label = list(colour = "black", size = 14, family = "Times New Roman"))
meta_local_cv_2
